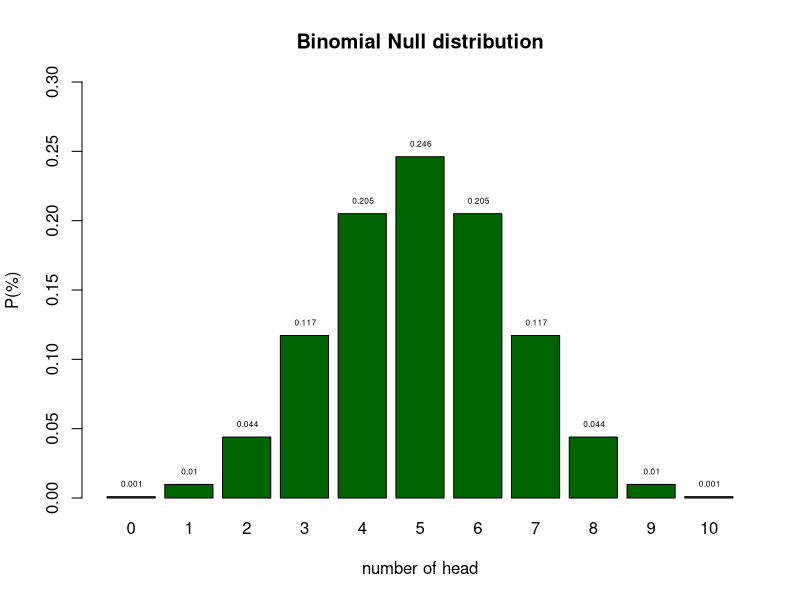
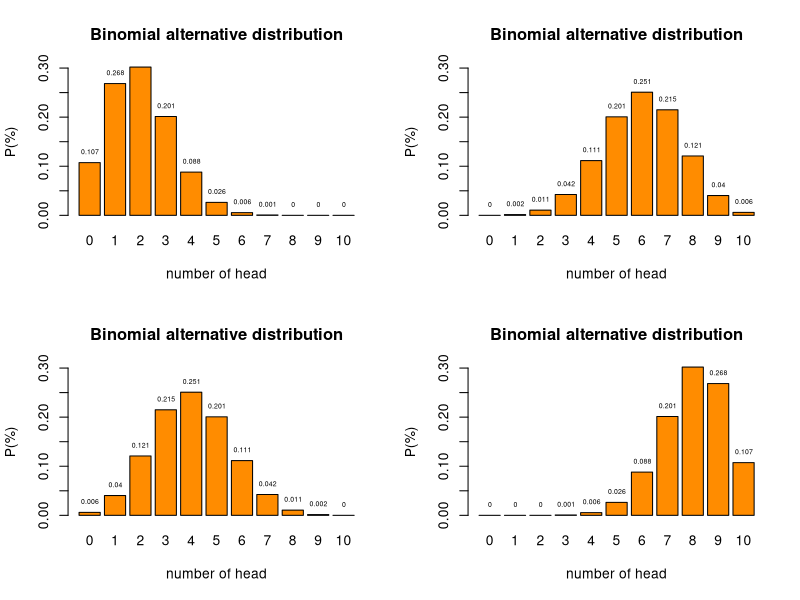
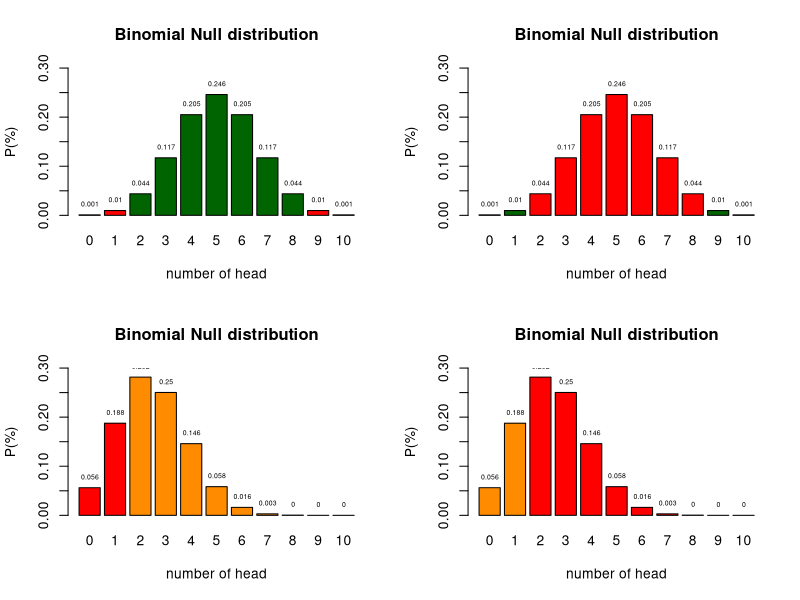
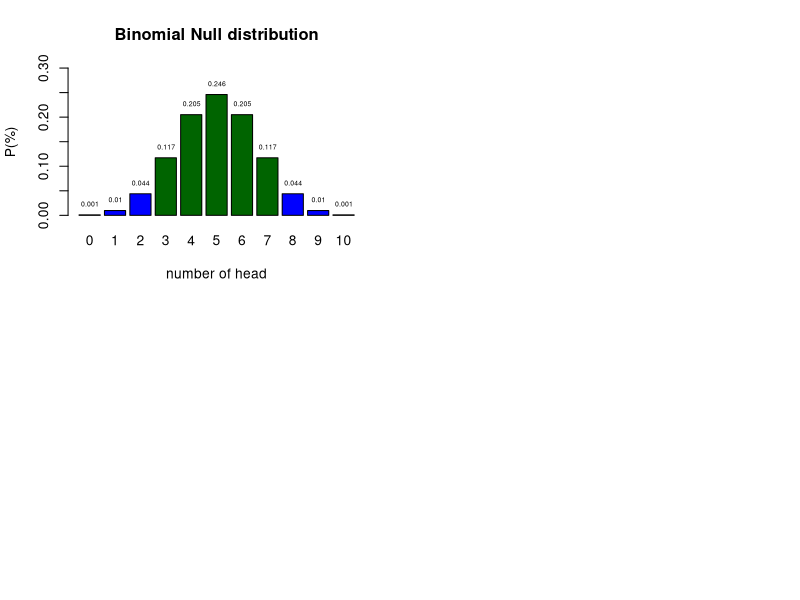
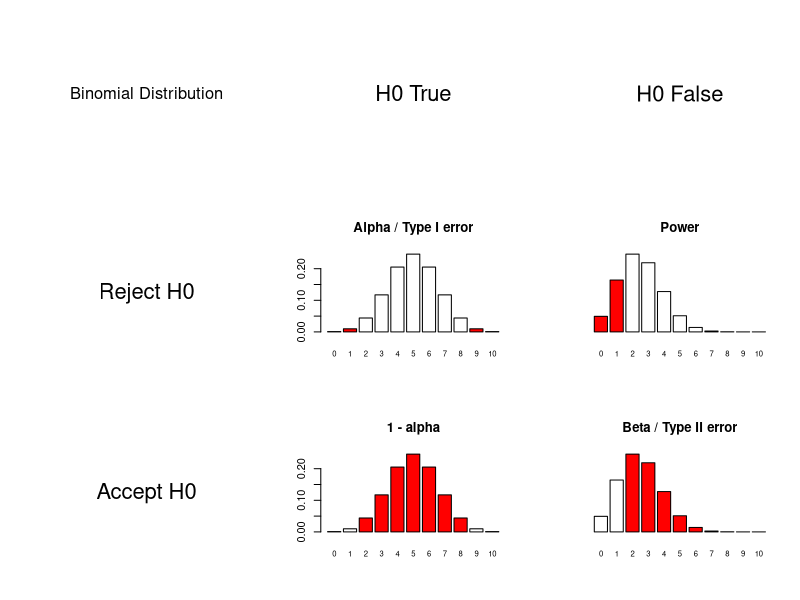
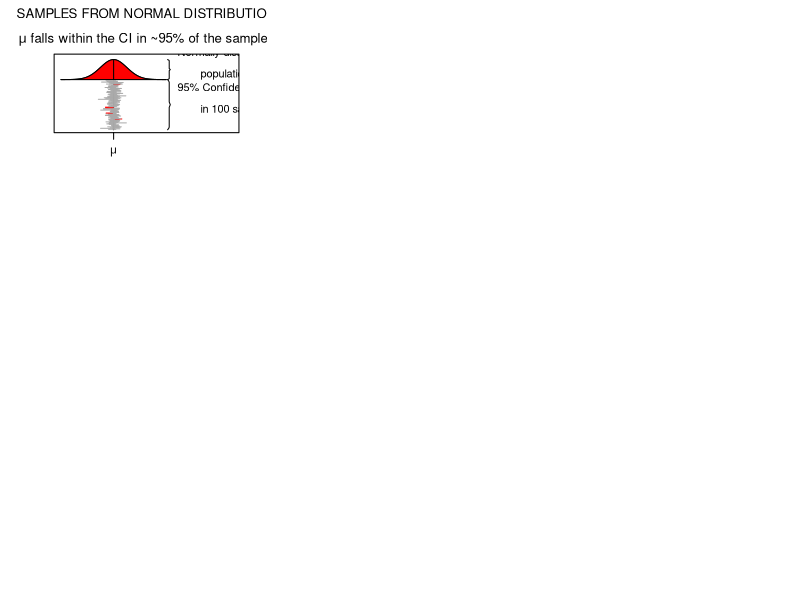

Generate these figures, in order, with R:
## ---- chunk 1
n = 10   # Sample size
k = 0:10 # Discrete probability space
p = .5   # Probability of head

munt = 0:1

# alle_mogelijkheden = expand.grid(munt,munt,munt,munt,munt,munt,munt,munt,munt,munt)
# 
# sommen = rowSums(alle_mogelijkheden)

# table(sommen)

permutations = factorial(n) / ( factorial(k) * factorial(n-k) )
# permutations

p_k  = p^k * (1-p)^(n-k)  # Probability of single event
p_kp = p_k * permutations # Probability of event times 
                          # the occurrence of that event
# sample = 90
# freq_munt = round(p_kp*sample)
# cbind(k,permutations,p_k,p_kp,freq_munt)

title = "Binomial Null distribution"

col=c(rep("red",2),rep("white",7),rep("red",2))

barplot( p_kp, 
         main=title, 
         names.arg=0:10, 
         xlab="number of head", 
         ylab="P(%)", 
         col='darkgreen',
         ylim=c(0,.3) )

text(.6:10.6*1.2,p_kp,round(p_kp,3),pos=3,cex=.5)
## ---- chunk 2

# n = 10   # Sample size
# k = 0:10 # Discrete probability space
prob = c(.2, .4, .6, .8)  # Probability of head

layout(matrix(1:4, 2,2)) 

for(p in prob) {
permutations = factorial(n) / ( factorial(k) * factorial(n-k) )

p_k2  = p^k  * (1-p)^(n-k)  # Probability of single event
p_kp2 = p_k2 * permutations # Probability of event times 
                            # the occurrence of that event

title = "Binomial alternative distribution"

col=c(rep("red",2),rep("white",7),rep("red",2))

barplot( p_kp2, 
         main=title, 
         names.arg=0:10, 
         xlab="number of head", 
         ylab="P(%)", 
         beside=TRUE,
         col="darkorange",
         ylim=c(0,.3) 
         )

text(.6:10.6*1.2,p_kp2,round(p_kp2,3),pos=3,cex=.5)
}
## ---- chunk 3
n = 10   # Sample size
k = 0:10 # Discrete probability space
p = .5   # Probability of head

p_k  = p^k * (1-p)^(n-k)  # Probability of single event
p_kp = p_k * permutations # Probability of event times 
                          # the occurrence of that event
# sample = 90
# freq_munt = round(p_kp*sample)
# cbind(k,permutations,p_k,p_kp,freq_munt)

title = "Binomial Null distribution"

col=c(rep("red",2),rep("darkgreen",7),rep("red",2))

barplot( p_kp, 
         main=title, 
         names.arg=0:10, 
         xlab="number of head", 
         ylab="P(%)", 
         col=col,
         ylim=c(0,.3) )

text(.6:10.6*1.2,p_kp,round(p_kp,3),pos=3,cex=.5)
## ---- chunk 4
n = 10   # Sample size
k = 0:10 # Discrete probability space
p = .25   # Probability of head

p_k  = p^k * (1-p)^(n-k)  # Probability of single event
p_kp = p_k * permutations # Probability of event times 
                          # the occurrence of that event
# sample = 90
# freq_munt = round(p_kp*sample)
# cbind(k,permutations,p_k,p_kp,freq_munt)

title = "Binomial Null distribution"

col=c(rep("red",2),rep("darkorange",7),rep("red",2))

barplot( p_kp, 
         main=title, 
         names.arg=0:10, 
         xlab="number of head", 
         ylab="P(%)", 
         col=col,
         ylim=c(0,.3) )

text(.6:10.6*1.2,p_kp,round(p_kp,3),pos=3,cex=.5)
## ---- chunk 5
n = 10   # Sample size
k = 0:10 # Discrete probability space
p = .5   # Probability of head

p_k  = p^k * (1-p)^(n-k)  # Probability of single event
p_kp = p_k * permutations # Probability of event times 
                          # the occurrence of that event
# sample = 90
# freq_munt = round(p_kp*sample)
# cbind(k,permutations,p_k,p_kp,freq_munt)

title = "Binomial Null distribution"

col=c(rep("darkgreen",2),rep("red",7),rep("darkgreen",2))

barplot( p_kp, 
         main=title, 
         names.arg=0:10, 
         xlab="number of head", 
         ylab="P(%)", 
         col=col,
         ylim=c(0,.3) )

text(.6:10.6*1.2,p_kp,round(p_kp,3),pos=3,cex=.5)
## ---- chunk 6
n = 10   # Sample size
k = 0:10 # Discrete probability space
p = .25   # Probability of head

p_k  = p^k * (1-p)^(n-k)  # Probability of single event
p_kp = p_k * permutations # Probability of event times 
                          # the occurrence of that event
# sample = 90
# freq_munt = round(p_kp*sample)
# cbind(k,permutations,p_k,p_kp,freq_munt)

title = "Binomial Null distribution"

col=c(rep("darkorange",2),rep("red",7),rep("darkorange",2))

barplot( p_kp, 
         main=title, 
         names.arg=0:10, 
         xlab="number of head", 
         ylab="P(%)", 
         col=col,
         ylim=c(0,.3) )

text(.6:10.6*1.2,p_kp,round(p_kp,3),pos=3,cex=.5)
## ---- chunk 7
n = 10   # Sample size
k = 0:10 # Discrete probability space
p = .5   # Probability of head

p_k  = p^k * (1-p)^(n-k)  # Probability of single event
p_kp = p_k * permutations # Probability of event times 
                          # the occurrence of that event
# sample = 90
# freq_munt = round(p_kp*sample)
# cbind(k,permutations,p_k,p_kp,freq_munt)

title = "Binomial Null distribution"

col=c(rep("blue",3),rep("darkgreen",5),rep("blue",2))

barplot( p_kp, 
         main=title, 
         names.arg=0:10, 
         xlab="number of head", 
         ylab="P(%)", 
         col=col,
         ylim=c(0,.3) )

text(.6:10.6*1.2,p_kp,round(p_kp,3),pos=3,cex=.5)
## ---- chunk 8
N     = 10  # Sample size
H0    = .5  # Kop 50/50
HA    = .25 # Aternatieve verdeling
alpha = .02 # Gekozen type I fout

# Juiste gebieden in rood weergeven op basis van de gekozen alpha
lb = qbinom(alpha/2, N, H0, lower.tail = T)
ub = qbinom(alpha/2, N, H0, lower.tail = F)

col = rep("white", N+1)
col[0:lb+1] = "red"
col[ub:N+1] = "red"


col2 = rep("red", N+1)
col2[0:lb+1] = "white"
col2[ub:N+1] = "white"


# Haal onderstaande # voor col weg om geen kleurtjes aan te geven.
# col = col2  = "white"

layout(matrix(1:9,3,3, byrow=T))

plot.new()
text(0.5,0.5,"Binomial Distribution",cex=1.5)
# text(0.5,0.1,paste("N:",N),cex=1.5)

plot.new()
text(0.5,0.5,"H0 True",cex=2)

plot.new()
text(0.5,0.5,"H0 False",cex=2)

plot.new()
text(0.5,0.5,"Reject H0",cex=2)

barplot(dbinom(0:N,N, H0), 
        col  = col, 
#        yaxt = 'n', 
        main = 'Alpha / Type I error', 
        names.arg = 0:N, 
        cex.names = 0.7)
barplot(dbinom(0:N,N, HA), 
        col  = col, 
        yaxt = 'n', 
        main = 'Power', 
        names.arg = 0:N, 
        cex.names = 0.7)

plot.new()
text(0.5,0.5,"Accept H0",cex=2)

barplot(dbinom(0:N,N, H0), 
        col  = col2, 
#        yaxt = 'n', 
        main = '1 - alpha', 
        names.arg = 0:N, 
        cex.names = 0.7)

barplot(dbinom(0:N,N, HA), 
        col  = col2, 
        yaxt = 'n', 
        main = 'Beta / Type II error', 
        names.arg = 0:N, 
        cex.names = 0.7)
## ---- chunk 9
set.seed(1548)

x  = seq(-4,4,.05) # sequence x values for normal distribution
hx = dnorm(x)      # calculate y values

title = expression(atop("SAMPLES FROM NORMAL DISTRIBUTION",paste(mu," falls within the CI in ~95% of the samples")))

plot(x,hx+1,type="l",ylim=c(0,1.45),xlim=c(-4,9), yaxt="n", xaxt="n",ylab="",xlab="",main=title, mai=c(3,1,2,1),mar=c(3,1,2,1))

# Add red area
polygon(c(x,rev(x)),c(rep(1,length(x)),hx+1),col="red",lty=1)

# Add mu line
lines(c(0,0),c(0,max(hx)+1))

# Add mu symbol to x axis
axis( 1,at=0,labels=expression(mu), cex=2 )

# Create curly braces for normal distribution 
ybracket = seq(1,max(hx)+1,length=39)
xbracket = rep(4.1,39)*c(c(1,1.02),rep(1.03,16),c(1.04,1.05,1.04),rep(1.03,16),c(1.02,1))

lines(xbracket,ybracket,col="black")

# Create curly braces for samples
ybracket = seq(0,1,length=39)
xbracket = rep(4.1,39)*c(c(1,1.02),rep(1.03,16),c(1.04,1.05,1.04),rep(1.03,16),c(1.02,1))

lines(xbracket,ybracket,col="black")

text = expression(atop("Normally distributed","population"))

text(4.1*1.06,1+(max(hx)/2), text,pos=4)

text = expression(atop("95% Confidence interval","in 100 samples","drawn from the","normal distribution"))

text(4.1*1.06,.5, text,pos=4)

# Add confidence intervals

mu  = 0
sig = 1

mu_in_ci = array() # create empty array

iterations = 100

for(i in 1:iterations) {
	
	n      = round(runif(1,10,60)) # use variable sample sizes between 10 and 60
	sample = rnorm(n,mu,sig)       # sample from normal distribution
	
	sample_mean = mean(sample)
	sample_sd   = sd(sample)
	sample_ci   = sample_sd/sqrt(n)

	sample_ci_upperbound = sample_mean + sample_ci * 1.96
	sample_ci_lowerbound = sample_mean - sample_ci * 1.96
	
	if(sample_ci_lowerbound < mu & sample_ci_upperbound > mu) {
		
		mu_in_ci[i] = 1	
		col = "darkgrey"	
		}
	else {
		mu_in_ci[i] = 0
		col = "red"
		}
    
    # plot CI lines
    lines(c(sample_ci_lowerbound,sample_ci_upperbound),rep((.98/iterations)*i,2),col=col)

	}
	
percentage = (1/iterations)*sum(mu_in_ci)
